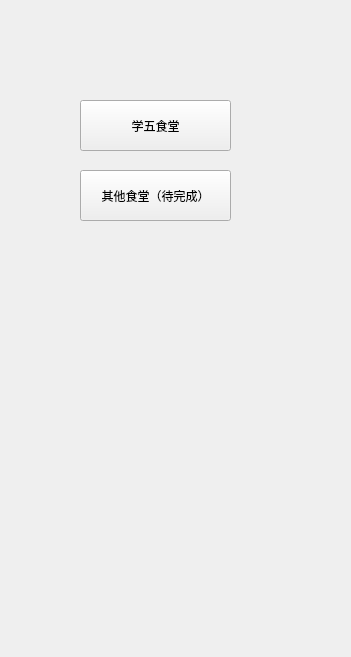
<?xml version="1.0" encoding="UTF-8"?>
<ui version="4.0">
 <class>Form</class>
 <widget class="QWidget" name="Form">
  <property name="geometry">
   <rect>
    <x>0</x>
    <y>0</y>
    <width>351</width>
    <height>657</height>
   </rect>
  </property>
  <property name="windowTitle">
   <string>Form</string>
  </property>
  <property name="styleSheet">
   <string notr="true">background-image: url(:/p1.jpeg);</string>
  </property>
  <widget class="QPushButton" name="pushButton">
   <property name="geometry">
    <rect>
     <x>80</x>
     <y>100</y>
     <width>151</width>
     <height>51</height>
    </rect>
   </property>
   <property name="text">
    <string>学五食堂</string>
   </property>
  </widget>
  <widget class="QPushButton" name="pushButton_2">
   <property name="geometry">
    <rect>
     <x>80</x>
     <y>170</y>
     <width>151</width>
     <height>51</height>
    </rect>
   </property>
   <property name="text">
    <string>其他食堂（待完成）</string>
   </property>
  </widget>
 </widget>
 <resources/>
 <connections/>
</ui>
